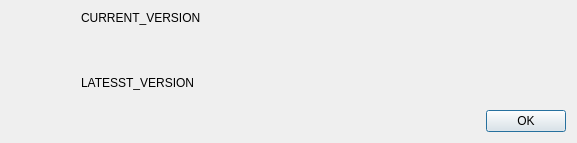
<?xml version="1.0" encoding="UTF-8"?>
<ui version="4.0">
 <class>UpdateCheckDialog</class>
 <widget class="QDialog" name="UpdateCheckDialog">
  <property name="geometry">
   <rect>
    <x>0</x>
    <y>0</y>
    <width>577</width>
    <height>143</height>
   </rect>
  </property>
  <property name="windowTitle">
   <string>Check for updates</string>
  </property>
  <property name="modal">
   <bool>true</bool>
  </property>
  <layout class="QGridLayout" name="gridLayout">
   <item row="0" column="0">
    <widget class="QLabel" name="lblIcon">
     <property name="maximumSize">
      <size>
       <width>64</width>
       <height>64</height>
      </size>
     </property>
     <property name="text">
      <string notr="true"/>
     </property>
     <property name="pixmap">
      <pixmap resource="../rsrc/resources.qrc">:/icons/icon-application</pixmap>
     </property>
     <property name="scaledContents">
      <bool>true</bool>
     </property>
     <property name="alignment">
      <set>Qt::AlignHCenter|Qt::AlignTop</set>
     </property>
    </widget>
   </item>
   <item row="4" column="0" colspan="2">
    <widget class="QDialogButtonBox" name="buttonBox">
     <property name="orientation">
      <enum>Qt::Horizontal</enum>
     </property>
     <property name="standardButtons">
      <set>QDialogButtonBox::Ok</set>
     </property>
    </widget>
   </item>
   <item row="0" column="1">
    <widget class="QLabel" name="lblCurrentVersion">
     <property name="text">
      <string notr="true">CURRENT_VERSION</string>
     </property>
     <property name="alignment">
      <set>Qt::AlignLeading|Qt::AlignLeft|Qt::AlignTop</set>
     </property>
    </widget>
   </item>
   <item row="1" column="1">
    <widget class="QLabel" name="lblLatestVersion">
     <property name="text">
      <string notr="true">LATESST_VERSION</string>
     </property>
    </widget>
   </item>
  </layout>
 </widget>
 <resources>
  <include location="../rsrc/resources.qrc"/>
 </resources>
 <connections>
  <connection>
   <sender>buttonBox</sender>
   <signal>accepted()</signal>
   <receiver>UpdateCheckDialog</receiver>
   <slot>accept()</slot>
  </connection>
 </connections>
</ui>
